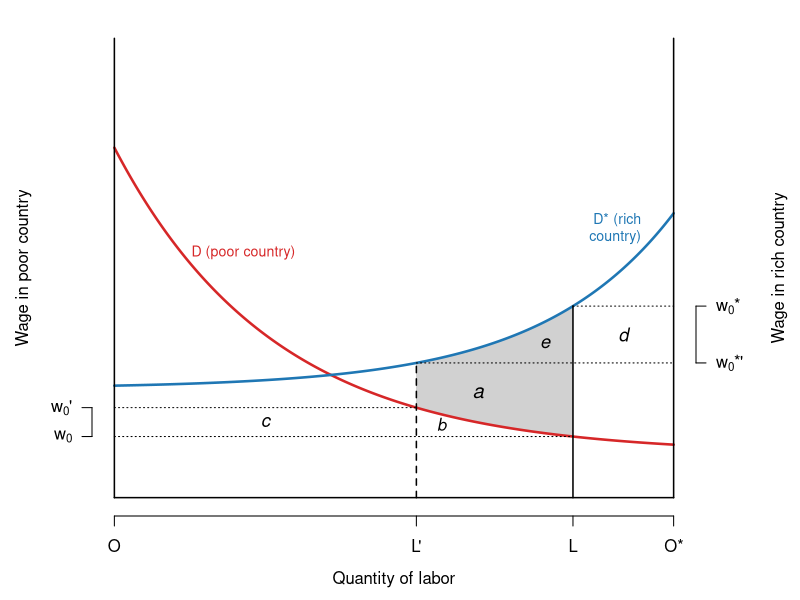

The R source for this figure:
## ---- chunk 1
#| label: setup-ch15
#| include: false
col_poor <- "#d62728"; col_rich <- "#1f77b4"
## ---- chunk 2
#| label: fig-two-country
#| fig-cap: "Gains from migration in a two-country world (after Bhagwati, as drawn by Clemens). Labor in the poor country is measured from O to the right; labor in the rich country from O* to the left. Moving workers L′L from the poor to the rich country raises poor-country wages from w₀ to w₀′ and lowers rich-country wages from w₀* to w₀*′. Migrants gain a + b; poor-country workers gain c; poor-country owners lose b + c; rich-country workers lose d; rich-country owners gain d + e. The world gains a + e."
#| fig-height: 5
#| echo: false
x <- seq(0, 10, 0.02)
Dp <- function(x) 1 + 7 * exp(-0.35 * x)          # poor-country demand, from O
Dr <- function(x) 2.5 + 0.06 * exp(0.42 * x)      # rich-country demand, read from O* (right)
L <- 8.2; Lp <- 5.4                               # initial split; after migration
w0 <- Dp(L); w0p <- Dp(Lp); ws <- Dr(L); wsp <- Dr(Lp)
op <- par(mar = c(4.2, 4.6, 1, 5.2))
plot(NA, xlim = c(0, 10), ylim = c(0, 10.5), xaxt = "n", yaxt = "n", xlab = "", ylab = "", bty = "n")
xx <- seq(Lp, L, 0.02)
polygon(c(xx, rev(xx)), c(Dr(xx), Dp(rev(xx))), col = adjustcolor("grey60", 0.45), border = NA)  # a + e (shaded)
lines(x, Dp(x), col = col_poor, lwd = 2.5)
lines(x, Dr(x), col = col_rich, lwd = 2.5)
segments(0, 0, 0, 10.5, lwd = 1.5); segments(10, 0, 10, 10.5, lwd = 1.5); segments(0, 0, 10, 0, lwd = 1.5)
segments(L, 0, L, ws, lwd = 1.5); segments(Lp, 0, Lp, wsp, lty = 2, lwd = 1.5)
segments(0, w0, L, w0, lty = 3); segments(0, w0p, Lp, w0p, lty = 3)
segments(Lp, wsp, 10, wsp, lty = 3); segments(L, ws, 10, ws, lty = 3)
axis(2, at = c(w0, w0p), labels = c(expression(w[0]), expression(w[0]*"'")), las = 1)
axis(4, at = c(wsp, ws), labels = c(expression(w[0]*"*'"), expression(w[0]*"*")), las = 1)
mtext("Wage in poor country", side = 2, line = 3); mtext("Wage in rich country", side = 4, line = 3.6)
axis(1, at = c(0, Lp, L, 10), labels = c("O", "L'", "L", "O*"))
mtext("Quantity of labor", side = 1, line = 2.6)
text(1.2, Dp(1.2), "D (poor country)", pos = 4, col = col_poor, cex = 0.85)
text(9.6, Dr(9.6) + 0.2, "D* (rich\ncountry)", pos = 2, col = col_rich, cex = 0.85)
text((Lp + L) / 2 - 0.3, (wsp + Dp((Lp + L) / 2 - 0.3)) / 2, "a", font = 3, cex = 1.2)
text(Lp + 0.45, w0 + 0.28, "b", font = 3, cex = 1)
text(Lp / 2, (w0 + w0p) / 2, "c", font = 3, cex = 1.1)
text((L + 10) / 2, (ws + wsp) / 2, "d", font = 3, cex = 1.1)
text(L - 0.5, wsp + 0.45, "e", font = 3, cex = 1.1)
par(op)
## ---- chunk 3
#| label: tbl-sc-deportees
#| tbl-cap: "Most serious criminal conviction of people deported under Secure Communities, 2008–14 (East et al. 2023, Table 1, as shown in lecture)."
#| echo: false
knitr::kable(data.frame(
  `Most serious conviction` = c("None", "Any violent", "Any nonviolent", "  DUI", "  Traffic",
                               "  Immigration", "  Marijuana"),
  `Share of deportees (%)` = c(20.6, 18.5, 60.8, 10.9, 7.0, 5.5, 2.4),
  check.names = FALSE))
